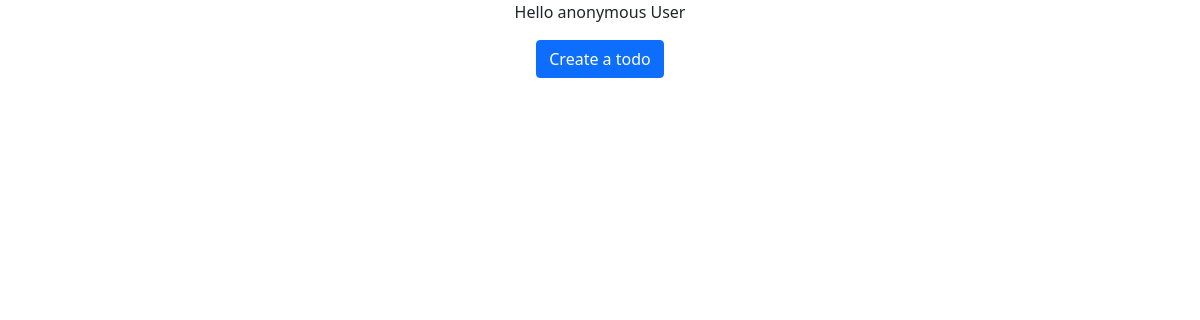
Before: / with the older database file.
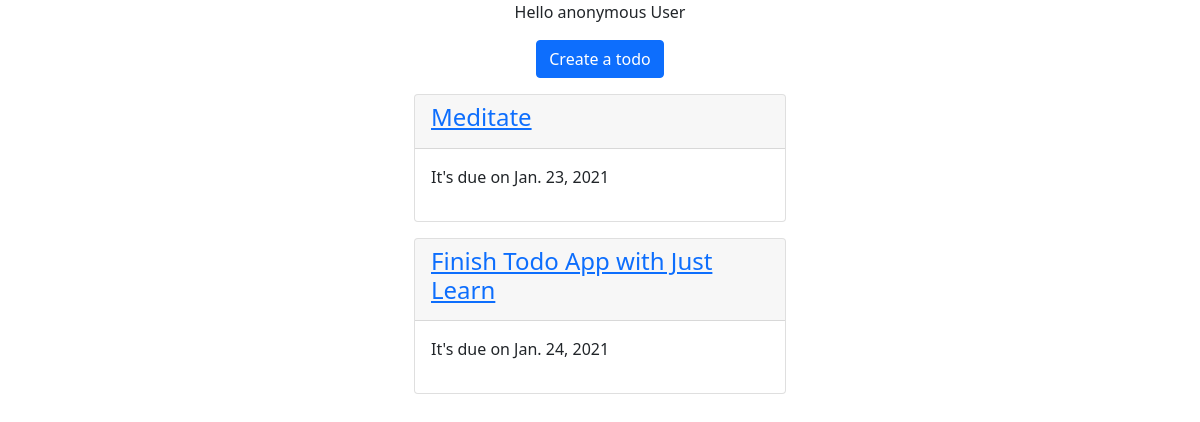
After: the same page with the newer database file.
### todo/models.py (models this page shows, shortened)
class Todo(models.Model):
	name = models.CharField(max_length=100)
	due_date = models.DateField()

### todo/views.py (the view)
# urls.py: path('' , todo_list),
def todo_list(request):
	todos = Todo.objects.all()
	context = {
	'todo_list': todos
	}
	return render(request, 'todo/todo_list.html', context  )

### todo/templates/todo/todo_list.html
{% extends 'base.html' %}
{% block content %}
	<div class="text-center">
		<p >
		{% if request.user.is_authenticated %}
			Hello {{ request.user.username }}
		{% else %}
			Hello anonymous User
		{% endif %}
		</p>
		<a class='btn btn-primary' href="/create"> Create a todo</a>
	</div>
	<div class="col-4 offset-4">
	{% for todo in todo_list %}
		<div class="card mt-3">
			<div class='card-header'>
				<a href='/{{ todo.id }}'>
					<h4>{{ todo.name }}</h4> </a>
			</div>
			<div class="card-body">
				<p>It's due on {{todo.due_date}}</p>
			</div>
		</div>
	{% endfor %}
</div>
{% endblock content %}

### templates/base.html (shortened to what this page needs)
<!DOCTYPE html>
<html>
<head>
	<link href="https://cdn.jsdelivr.net/npm/bootstrap@5.0.0-beta1/dist/css/bootstrap.min.css" rel="stylesheet">
</head>
<body>
	<div class='container'>
		{% block content %}
		{% endblock content %}
	</div>
</body>
</html>

Changed rows visible on the page:
added Todo: name "Meditate", due_date "Jan. 23, 2021"
added Todo: name "Finish Todo App with Just Learn", due_date "Jan. 24, 2021"
